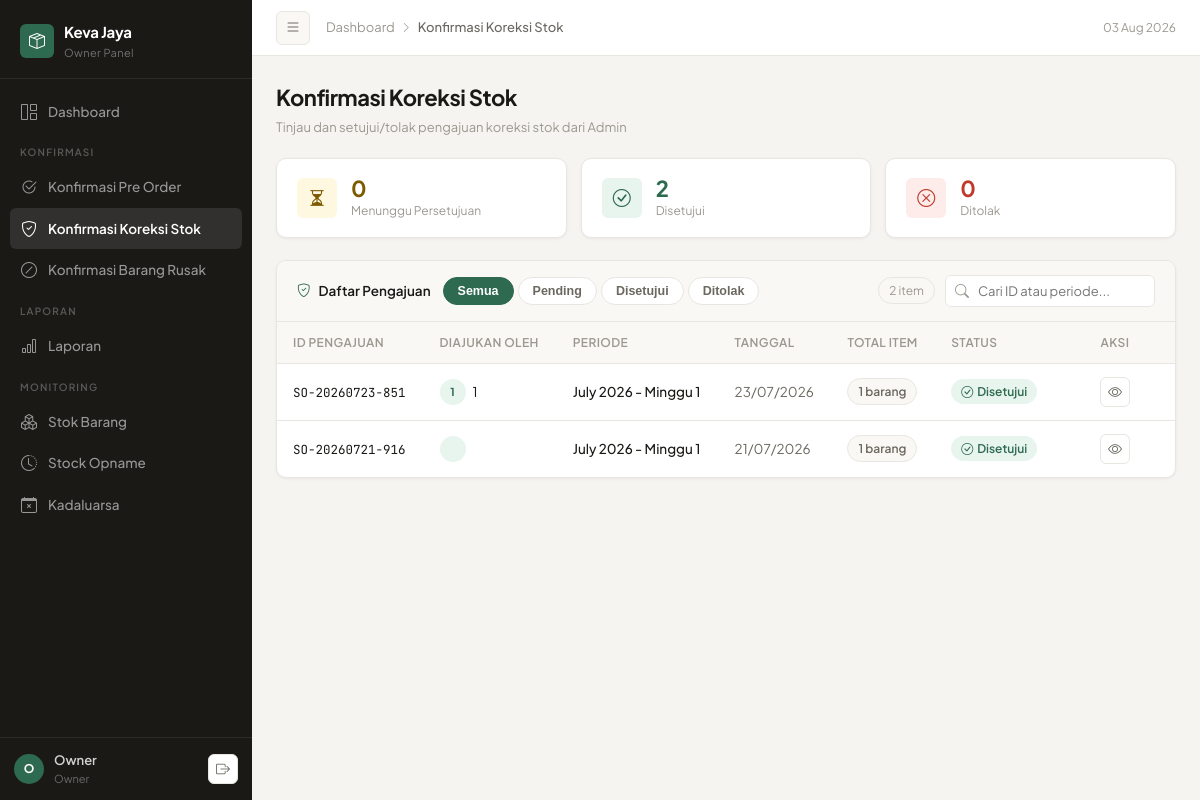
Screenshot of /owner/approval_koreksi.php (signed in) with the database file from the repository.
### tables this page shows
CREATE TABLE `stock_opname` (
  `id` int(11) NOT NULL,
  `no_opname` varchar(50) DEFAULT NULL,
  `periode` varchar(100) DEFAULT NULL,
  `tanggal` date DEFAULT NULL,
  `total_item` int(11) DEFAULT NULL,
  `status` enum('Pending','Disetujui','Ditolak','Selesai') DEFAULT 'Pending',
  `keterangan` text DEFAULT NULL,
  `catatan_owner` varchar(500) DEFAULT NULL,
  `approved_by` int(11) DEFAULT NULL,
  `approved_at` datetime DEFAULT NULL,
  `created_by` int(11) DEFAULT NULL,
  `created_at` timestamp NOT NULL DEFAULT current_timestamp()
);

### owner/approval_koreksi.php (the view, shortened to what this page needs)
<?php
global $conn;
$allOpname = [];
$res = $conn->query("SELECT * FROM stock_opname ORDER BY
    CASE status WHEN 'Pending' THEN 0 WHEN 'Disetujui' THEN 1 ELSE 2 END,
    tanggal DESC, id DESC");
while ($row = $res->fetch_assoc()) {
    $items = [];
    $res_item = $conn->query("
        SELECT i.*, b.nama_barang, b.satuan, b.satuan_besar
        FROM stock_opname_item i
        JOIN barang b ON i.barang_id = b.id_barang
        WHERE i.opname_id = {$row['id']}
    ");
    while ($item = $res_item->fetch_assoc()) {
        $items[] = [
            'nama'        => $item['nama_barang'],
            'stok_sistem' => $item['stok_sistem'],
            'stok_fisik'  => $item['stok_fisik'],
            'selisih'     => $item['selisih'],
            'bukti_foto'  => $item['bukti_foto'] ?? null,
            'satuan'      => !empty($item['satuan_besar']) ? $item['satuan_besar'] : $item['satuan']
        ];
    }
    $allOpname[$row['no_opname']] = [
        'id'            => $row['no_opname'],
        'periode'       => $row['periode'],
        'tanggal'       => $row['tanggal'],
        'total_item'    => $row['total_item'],
        'status'        => $row['status'],
        'items'         => $items,
        'keterangan'    => $row['keterangan'],
        'catatan_owner' => $row['catatan_owner'] ?? '',
        'created_by'    => $row['created_by'],
        'approved_by'   => $row['approved_by'] ?? '',
        'approved_at'   => $row['approved_at'] ?? ''
    ];
}
$pendingCount   = count(array_filter($allOpname, fn($o) => $o['status'] === 'Pending'));
$countApproved  = count(array_filter($allOpname, fn($o) => $o['status'] === 'Disetujui'));
$countRejected  = count(array_filter($allOpname, fn($o) => $o['status'] === 'Ditolak'));
?>
<!DOCTYPE html>
<html lang="id">
<head>
    <link rel="stylesheet" href="https://cdn.jsdelivr.net/npm/bootstrap-icons@1.11.3/font/bootstrap-icons.min.css">
</head>
<body>
<aside class="sidebar" id="sidebar">
    <div class="sidebar-brand">
        <div class="brand-logo">
            <div class="brand-icon"><i class="bi bi-box-seam"></i></div>
            <div>
                <div class="brand-name">Keva Jaya</div>
                <div class="brand-sub">Owner Panel</div>
            </div>
        </div>
    </div>
    <nav class="sidebar-nav">
        <ul style="list-style:none;padding:0;">
            <li class="nav-item"><a href="dashboard.php" class="nav-link"><i class="bi bi-grid-1x2"></i> Dashboard</a></li>
            <div class="nav-section-label">Konfirmasi</div>
            <li class="nav-item">
                <a href="konfirmasi_preorder.php" class="nav-link">
                    <i class="bi bi-check2-circle"></i> Konfirmasi Pre Order
                </a>
            </li>
            <li class="nav-item"><a href="approval_koreksi.php" class="nav-link active"><i class="bi bi-shield-check"></i> Konfirmasi Koreksi Stok <?php if($pendingCount>0) echo "<span class='nav-badge'>$pendingCount</span>"; ?></a></li>
            <li class="nav-item">
                <a href="konfirmasi_rusak.php" class="nav-link">
                    <i class="bi bi-slash-circle"></i> Konfirmasi Barang Rusak
                </a>
            </li>
            <div class="nav-section-label">Laporan</div>
            <li class="nav-item"><a href="laporan.php" class="nav-link"><i class="bi bi-bar-chart"></i> Laporan</a></li>
            <div class="nav-section-label">Monitoring</div>
            <li class="nav-item"><a href="stok.php" class="nav-link"><i class="bi bi-boxes"></i> Stok Barang</a></li>
            <li class="nav-item"><a href="stock_opname.php" class="nav-link"><i class="bi bi-clock-history"></i> Stock Opname</a></li>
            <li><a href="kadaluarsa.php" class="nav-link <?= $current_file == 'kadaluarsa.php' ? 'active' : '' ?>"><i class="bi bi-calendar-x"></i> Kadaluarsa</a></li>
        </ul>
    </nav>
    <div class="sidebar-footer">
        <div class="user-card">
            <div class="user-avatar">O</div>
            <div>
                <div class="user-name"><?= htmlspecialchars($_SESSION['username'] ?? 'Owner') ?></div>
                <div class="user-role">Owner</div>
            </div>
            <a href="../logout.php" class="btn-action" style="margin-left:auto;" title="Logout">
                <i class="bi bi-box-arrow-right"></i>
            </a>
        </div>
    </div>
</aside>
<div class="main" id="main">
    <header class="topbar">
        <button class="btn-toggle" id="sidebarToggle"><i class="bi bi-list"></i></button>
        <div class="breadcrumb-bar">
            <a href="dashboard.php">Dashboard</a>
            <i class="bi bi-chevron-right"></i>
            <span>Konfirmasi Koreksi Stok</span>
        </div>
        <div class="topbar-right">
            <span style="font-size:12px;color:var(--text-muted);"><?= date('d M Y') ?></span>
        </div>
    </header>
    <div class="page-body">
        <div class="page-header">
            <div>
                <div class="page-title">Konfirmasi Koreksi Stok</div>
                <div class="page-subtitle">Tinjau dan setujui/tolak pengajuan koreksi stok dari Admin</div>
            </div>
        </div>
        <div class="stats-row">
            <div class="stat-card">
                <div class="stat-icon pending"><i class="bi bi-hourglass-split"></i></div>
                <div>
                    <div class="stat-val" style="color:var(--pending);"><?= $pendingCount ?></div>
                    <div class="stat-lbl">Menunggu Persetujuan</div>
                </div>
            </div>
            <div class="stat-card">
                <div class="stat-icon approved"><i class="bi bi-check-circle"></i></div>
                <div>
                    <div class="stat-val" style="color:var(--accent);"><?= $countApproved ?></div>
                    <div class="stat-lbl">Disetujui</div>
                </div>
            </div>
            <div class="stat-card">
                <div class="stat-icon rejected"><i class="bi bi-x-circle"></i></div>
                <div>
                    <div class="stat-val" style="color:var(--danger);"><?= $countRejected ?></div>
                    <div class="stat-lbl">Ditolak</div>
                </div>
            </div>
        </div>
        <div class="card">
            <div class="card-head">
                <div style="display:flex;align-items:center;gap:12px;flex-wrap:wrap;">
                    <div class="card-head-title"><i class="bi bi-shield-check"></i> Daftar Pengajuan</div>
                    <div class="filter-tabs">
                        <button class="filter-tab active" onclick="filterTable('all',this)">Semua</button>
                        <button class="filter-tab" onclick="filterTable('Pending',this)">
                            Pending <?php if($pendingCount>0) echo "<span style='background:var(--warning);color:white;font-size:10px;padding:1px 6px;border-radius:99px;margin-left:2px;'>$pendingCount</span>"; ?>
                        </button>
                        <button class="filter-tab" onclick="filterTable('Disetujui',this)">Disetujui</button>
                        <button class="filter-tab" onclick="filterTable('Ditolak',this)">Ditolak</button>
                    </div>
                </div>
                <div style="display:flex;align-items:center;gap:10px;">
                    <span class="row-count" id="rowCount"></span>
                    <div class="search-wrap">
                        <input type="text" class="search-input" id="searchInput" placeholder="Cari ID atau periode...">
                    </div>
                </div>
            </div>
            <div class="table-wrap">
                <table>
                    <thead>
                        <tr>
                            <th>ID Pengajuan</th>
                            <th>Diajukan Oleh</th>
                            <th>Periode</th>
                            <th>Tanggal</th>
                            <th>Total Item</th>
                            <th>Status</th>
                            <th style="text-align:center;width:120px;">Aksi</th>
                        </tr>
                    </thead>
                    <tbody id="tableBody">
                        <?php if (!empty($allOpname)): ?>
                        <?php foreach ($allOpname as $row): ?>
                        <?php
                            $badgeClass = match($row['status']) {
                                'Disetujui' => 'badge-green',
                                'Ditolak'   => 'badge-danger',
                                default     => 'badge-pending'
                            };
                            $badgeIcon = match($row['status']) {
                                'Disetujui' => '<i class="bi bi-check-circle"></i>',
                                'Ditolak'   => '<i class="bi bi-x-circle"></i>',
                                default     => '<i class="bi bi-clock"></i>'
                            };
                        ?>
                        <tr data-status="<?= $row['status'] ?>" <?= $row['status']==='Pending'?'class="row-pending"':'' ?>>
                            <td><span style="font-family:'JetBrains Mono',monospace;font-size:12.5px;"><?= htmlspecialchars($row['id']) ?></span></td>
                            <td>
                                <div style="display:flex;align-items:center;gap:7px;">
                                    <div style="width:26px;height:26px;border-radius:50%;background:var(--accent-light);color:var(--accent);display:flex;align-items:center;justify-content:center;font-size:11px;font-weight:700;flex-shrink:0;">
                                        <?= strtoupper(substr($row['created_by'],0,1)) ?>
                                    </div>
                                    <span><?= htmlspecialchars($row['created_by']) ?></span>
                                </div>
                            </td>
                            <td style="font-weight:500;"><?= htmlspecialchars($row['periode']) ?></td>
                            <td style="color:var(--text-secondary);"><?= date('d/m/Y', strtotime($row['tanggal'])) ?></td>
                            <td><span class="badge badge-gray"><?= (int)$row['total_item'] ?> barang</span></td>
                            <td><span class="badge <?= $badgeClass ?>"><?= $badgeIcon ?> <?= htmlspecialchars($row['status']) ?></span></td>
                            <td>
                                <div style="display:flex;gap:6px;justify-content:center;flex-wrap:wrap;">
                                    <button class="btn-action btn-detail" data-id="<?= htmlspecialchars($row['id']) ?>" data-tooltip="Lihat Detail">
                                        <i class="bi bi-eye"></i>
                                    </button>
                                </div>
                            </td>
                        </tr>
                        <?php endforeach; ?>
                        <?php else: ?>
                        <td><td colspan="7"><div class="empty-state"><i class="bi bi-inbox"></i><p>Belum ada pengajuan koreksi stok</p></div></td></tr>
                        <?php endif; ?>
                    </tbody>
                </table>
            </div>
        </div>
    </div>
</div>
</body>
</html>

### rows the page displays
stock_opname: no_opname "SO-20260723-851", created_by "1", periode "July 2026 - Minggu 1", tanggal "23/07/2026", total_item "1", status "Disetujui"
stock_opname: no_opname "SO-20260721-916", periode "July 2026 - Minggu 1", tanggal "21/07/2026", total_item "1", status "Disetujui"

### other values shown
$_SESSION['username'] "Owner"
$pendingCount "0"
$countApproved "2"
$countRejected "0"
